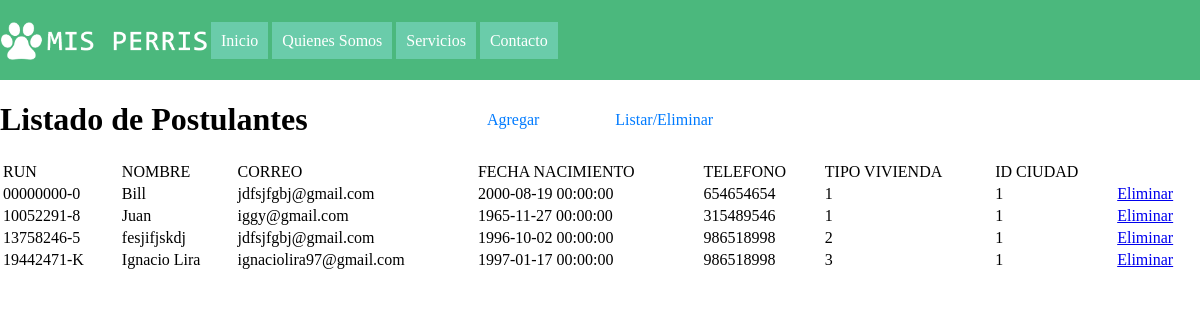
Screenshot of /web/listar_postulante.php with the database file from the repository.
### tables this page shows
CREATE TABLE IF NOT EXISTS `postulante` (
  `run` varchar(13) NOT NULL,
  `nombre` varchar(255) DEFAULT NULL,
  `correo` varchar(45) DEFAULT NULL,
  `fecha_nac` datetime DEFAULT NULL,
  `telefono` int(11) DEFAULT NULL,
  `tipo_vivienda_id` int(11) NOT NULL,
  `ciudad_id` int(11) NOT NULL,
  PRIMARY KEY (`run`),
  KEY `fk_POSTULANTE_CIUDAD1_idx` (`ciudad_id`),
  KEY `fk_POSTULANTE_TIPO_VIVIENDA1` (`tipo_vivienda_id`)
);

### controlador/DaoPostulante.php (called while the page is built, shortened)
<?php
include_once 'conexion.php';
class DaoPostulante{
    private $cone;
    function __construct() {
        try {
            $this->cone = new conexion();
        } catch (Exception $exc) {
            echo $exc->getTraceAsString();
        }
    }
    public function Listar(){
        try {
            $sql="select * from postulante";
            return $this->cone->SqlSeleccion($sql);
        } catch (Exception $exc) {
            echo $exc->getTraceAsString();
        }
    }
}

### controlador/conexion.php (called while the page is built, shortened)
<?php
class conexion {
    private $server = "localhost";
    private $usuario = "root";
    private $pass = "";
    private $base = "misperris";
    private $cone;
    function __construct() {
        try {
            $this->cone = mysqli_connect($this->server, $this->usuario, $this->pass, $this->base);
        } catch (Exception $exc) {
            echo $exc->getTraceAsString();
        }
    }
    public function SqlSeleccion($sql) {
        try {
            $reg = mysqli_query($this->cone, $sql);
            return $reg;
        } catch (Exception $exc) {
            echo $exc->getTraceAsString();
        }
    }
}

### web/listar_postulante.php (the view, shortened to what this page needs)
<!DOCTYPE html>
<html>
    <head>
    </head>
    <body class="jonny">
        <header>
            <div class="Container">
                <div>
                    <?php
                    include_once'menu.php'
                    ?>
                       <?php
                    include_once'./menu_postu.php'
                    ?>
                </div>
                </div>
        </header>
        <h1>Listado de Postulantes</h1>
        <table class="table">
            <tr>
                <td>RUN</td>
                <td>NOMBRE</td>
                <td>CORREO</td>
                <td>FECHA NACIMIENTO</td>
                <td>TELEFONO</td>
                <td>TIPO VIVIENDA</td>
                <td>ID CIUDAD</td>
            </tr>
            <?php
                include_once '../controlador/DaoPostulante.php';
                $dao=new DaoPostulante();
                $reg=$dao->Listar();
                while ($row = mysqli_fetch_array($reg)) {
                    echo '<tr>';
                    echo '<td>'.$row[0]."</td>";
                    echo '<td>'.$row[1]."</td>";
                    echo '<td>'.$row[2]."</td>";
                    echo '<td>'.$row[3]."</td>";
                    echo '<td>'.$row[4]."</td>";
                    echo '<td>'.$row[5]."</td>";
                    echo '<td>'.$row[6]."</td>";
                    echo '<td><a href="eliminar_postulante.php?run='.$row[0].'"> Eliminar </a></td>';
                    echo '</tr>';
                }
            ?>
        </table>
    </body>
</html>

### web/css/design.css (style rules this page uses)
body, html { margin: 0px; padding: 0px; background-color: white; font-family: 'Trebuchet MS'; }
.Container { width: 100%; min-width: 500px; margin: auto; }
header { width: 100%; height: 80px; line-height: 80px; background-color: rgba(60, 179, 114, 0.712); }
header div div { text-align: center; }
table { width: 100%; }
html { background-color: white; }
body { background-color: white; }

### rows the page displays
postulante: run "00000000-0", nombre "Bill", correo "jdfsjfgbj@gmail.com", fecha_nac "2000-08-19 00:00:00", telefono "654654654", tipo_vivienda "1", ciudad "1"
postulante: run "10052291-8", nombre "Juan", correo "iggy@gmail.com", fecha_nac "1965-11-27 00:00:00", telefono "315489546", tipo_vivienda "1", ciudad "1"
postulante: run "13758246-5", nombre "fesjifjskdj", correo "jdfsjfgbj@gmail.com", fecha_nac "1996-10-02 00:00:00", telefono "986518998", tipo_vivienda "2", ciudad "1"
postulante: run "19442471-K", nombre "Ignacio Lira", correo "ignaciolira97@gmail.com", fecha_nac "1997-01-17 00:00:00", telefono "986518998", tipo_vivienda "3", ciudad "1"
